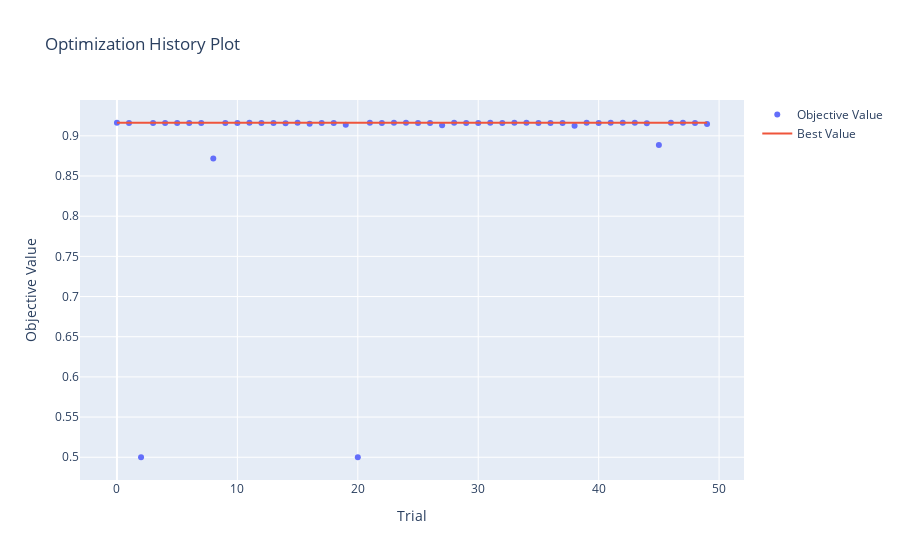

The notebook cell this image was saved under:
### Markdown cell above
## Optimization History

### Code cell
optuna.visualization.plot_optimization_history(study)
